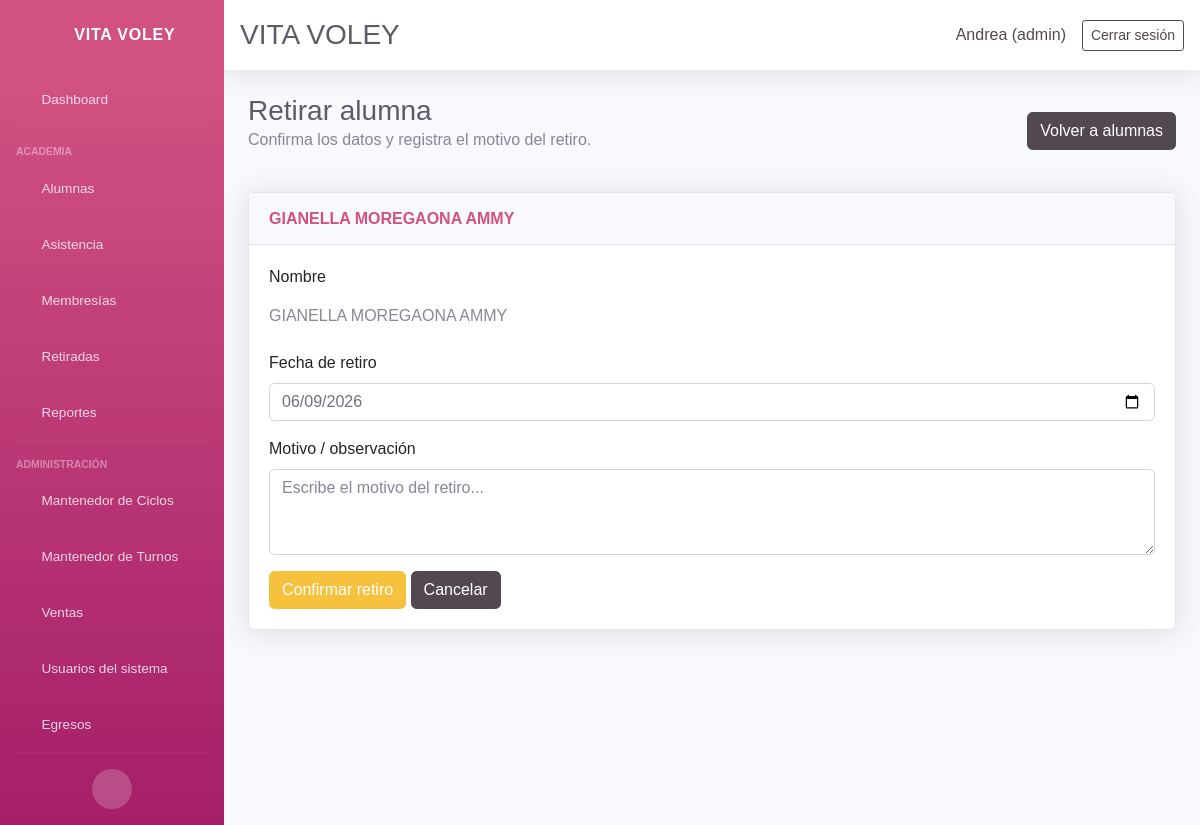
Page /students/35/retire/ (signed in) on the earlier database version.
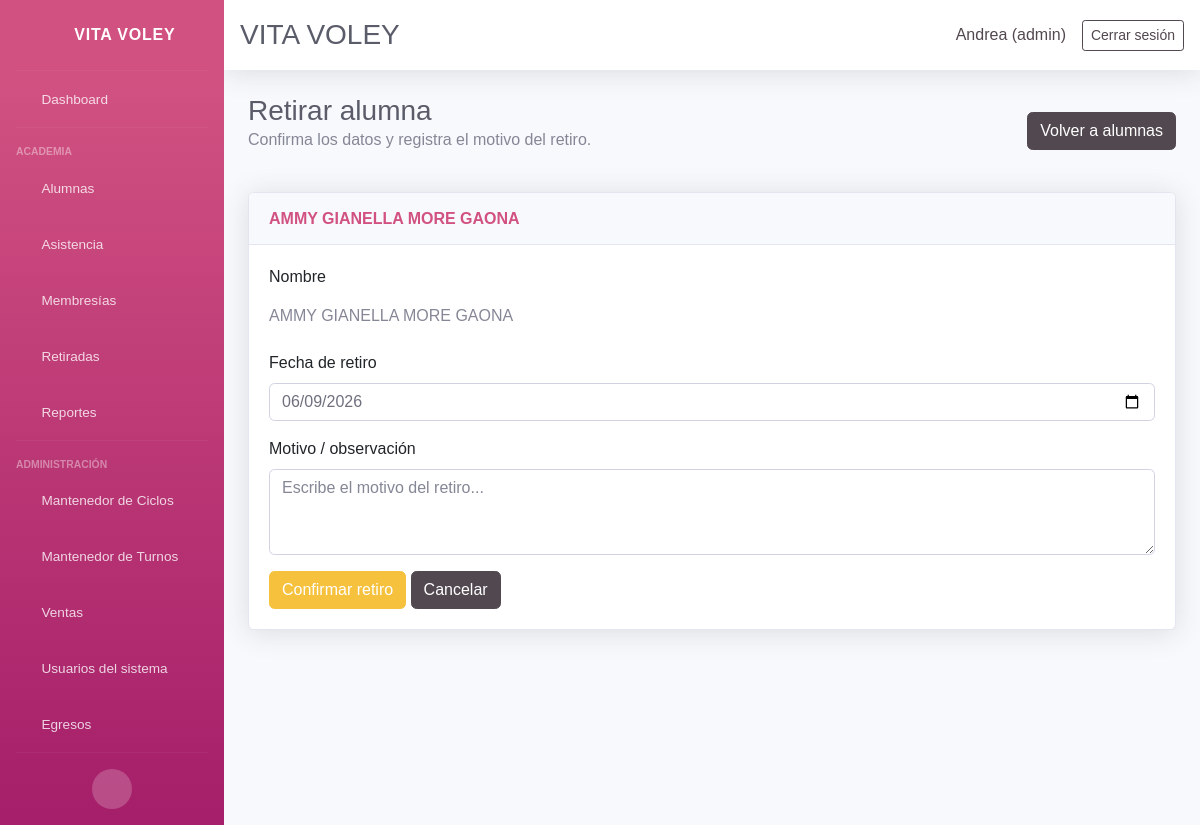
Same page on the later database version.
### core/models.py (models this page shows, shortened)
class Student(models.Model):
    ENROLLMENT_STATUS_CHOICES = ENROLLMENT_STATUS_CHOICES
    name = models.CharField(max_length=120)
    age = models.PositiveSmallIntegerField(blank=True, null=True)
    dni = models.CharField(max_length=15, blank=True, null=True)
    email = models.EmailField(blank=True, null=True)
    contact = models.CharField(max_length=200, blank=True, null=True, verbose_name='Teléfono del estudiante')
    gender = models.CharField(max_length=10, choices=GENDER_CHOICES, blank=True, null=True, verbose_name='Género')
    cycle = models.ForeignKey(
        Cycle,
        on_delete=models.SET_NULL,
        blank=True,
        null=True,
        related_name='students',
        verbose_name='Ciclo',
    )
    student_condition = models.CharField(
        max_length=20,
        choices=STUDENT_CONDITION_CHOICES,
        default='regular',
        verbose_name='Condición del alumno',
    )
    school = models.CharField(max_length=120, blank=True, null=True, verbose_name='Colegio')
    size = models.CharField(max_length=5, choices=SIZE_CHOICES, blank=True, null=True, verbose_name='Talla')
    referral_source = models.CharField(max_length=200, blank=True, null=True, verbose_name='¿Cómo se enteró de la academia?')
    uniform_delivered = models.BooleanField(default=False, verbose_name='Se entregó uniforme')
    guardian = models.CharField(max_length=120, blank=True, null=True, verbose_name='Nombre del apoderado')
    guardian_dni = models.CharField(max_length=15, blank=True, null=True, verbose_name='DNI del apoderado')
    guardian_birth_date = models.DateField(blank=True, null=True, verbose_name='Fecha de nacimiento del apoderado')
    guardian_gender = models.CharField(
        max_length=10,
        choices=GENDER_CHOICES,
        blank=True,
        null=True,
        verbose_name='Género del apoderado',
    )
    guardian_phone = models.CharField(max_length=200, blank=True, null=True, verbose_name='Teléfono del apoderado')
    address = models.TextField(blank=True, null=True)
    shift = models.ForeignKey(Shift, on_delete=models.PROTECT, blank=True, null=True, related_name='students')
    enrollment_status = models.CharField(max_length=10, choices=ENROLLMENT_STATUS_CHOICES, default='active')
    retired = models.BooleanField(default=False)
    retired_reason = models.TextField(blank=True, null=True)
    retired_at = models.DateField(blank=True, null=True)
    monthly_fee = models.DecimalField(max_digits=10, decimal_places=2, blank=True, null=True)
    enrollment_date = models.DateField(blank=True, null=True)
    membership_start = models.DateField(blank=True, null=True, verbose_name='Inicio de membresía')
    membership_end = models.DateField(blank=True, null=True, verbose_name='Fin de membresía')
    birth_date = models.DateField(blank=True, null=True)
    attendance_days = models.JSONField(default=list, blank=True)
    created_at = models.DateTimeField(auto_now_add=True)
    class Meta:
        ordering = ['name']
    @property
    def active(self):
        return not self.retired and self.enrollment_status == 'active'

### core/views.py (the view, shortened to what this page needs)
# urls.py: path('students/<int:student_id>/retire/', views.student_retire, name='student_retire'),
@login_required(login_url='login')
def student_retire(request, student_id):
    student = get_object_or_404(Student, pk=student_id)
    return render(request, 'core/student_retire.html', {'student': student, 'today': _today_iso()})

### core/context_processors.py (called while the page is built)
def user_role_context(request):
    user_role = None
    is_admin = False
    is_secretary = False
    if request.user.is_authenticated:
        if request.user.is_superuser:
            user_role = 'admin'
            is_admin = True
        else:
            profile = getattr(request.user, 'userprofile', None)
            if profile is not None:
                user_role = profile.role
                is_admin = profile.role == 'admin'
                is_secretary = profile.role == 'secretary'
            else:
                user_role = 'secretary'
                is_secretary = True
    return {
        'user_role': user_role,
        'is_admin': is_admin,
        'is_secretary': is_secretary,
    }

### core/views.py (called while the page is built)
def _today_iso():
    return date.today().isoformat()

### core/templates/core/student_retire.html (shortened to what this page needs)
{% extends 'core/base.html' %}
{% block content %}
<div class="d-sm-flex align-items-center justify-content-between mb-4">
    <div>
        <h1 class="h3 mb-0 text-gray-800">Retirar alumna</h1>
        <p class="text-muted">Confirma los datos y registra el motivo del retiro.</p>
    </div>
    <a class="btn btn-secondary" href="{% url 'students_list' %}">Volver a alumnas</a>
</div>
<div class="card shadow mb-4">
    <div class="card-header py-3"><h6 class="m-0 font-weight-bold text-primary">{{ student.name }}</h6></div>
    <div class="card-body">
        <form method="post">
            <div class="form-group">
                <label>Nombre</label>
                <p class="form-control-plaintext">{{ student.name }}</p>
            </div>
            <div class="form-group">
                <label for="retired_at">Fecha de retiro</label>
                <input type="date" id="retired_at" name="retired_at" class="form-control" value="{{ today }}" required>
            </div>
            <div class="form-group">
                <label for="reason">Motivo / observación</label>
                <textarea id="reason" name="reason" class="form-control" rows="3" placeholder="Escribe el motivo del retiro..."></textarea>
            </div>
            <button class="btn btn-warning" type="submit">Confirmar retiro</button>
            <a class="btn btn-secondary" href="{% url 'students_list' %}">Cancelar</a>
        </form>
    </div>
</div>
{% endblock %}

Differences in the rows shown:
changed Student: name "GIANELLA MOREGAONA AMMY" → "AMMY GIANELLA MORE GAONA"
